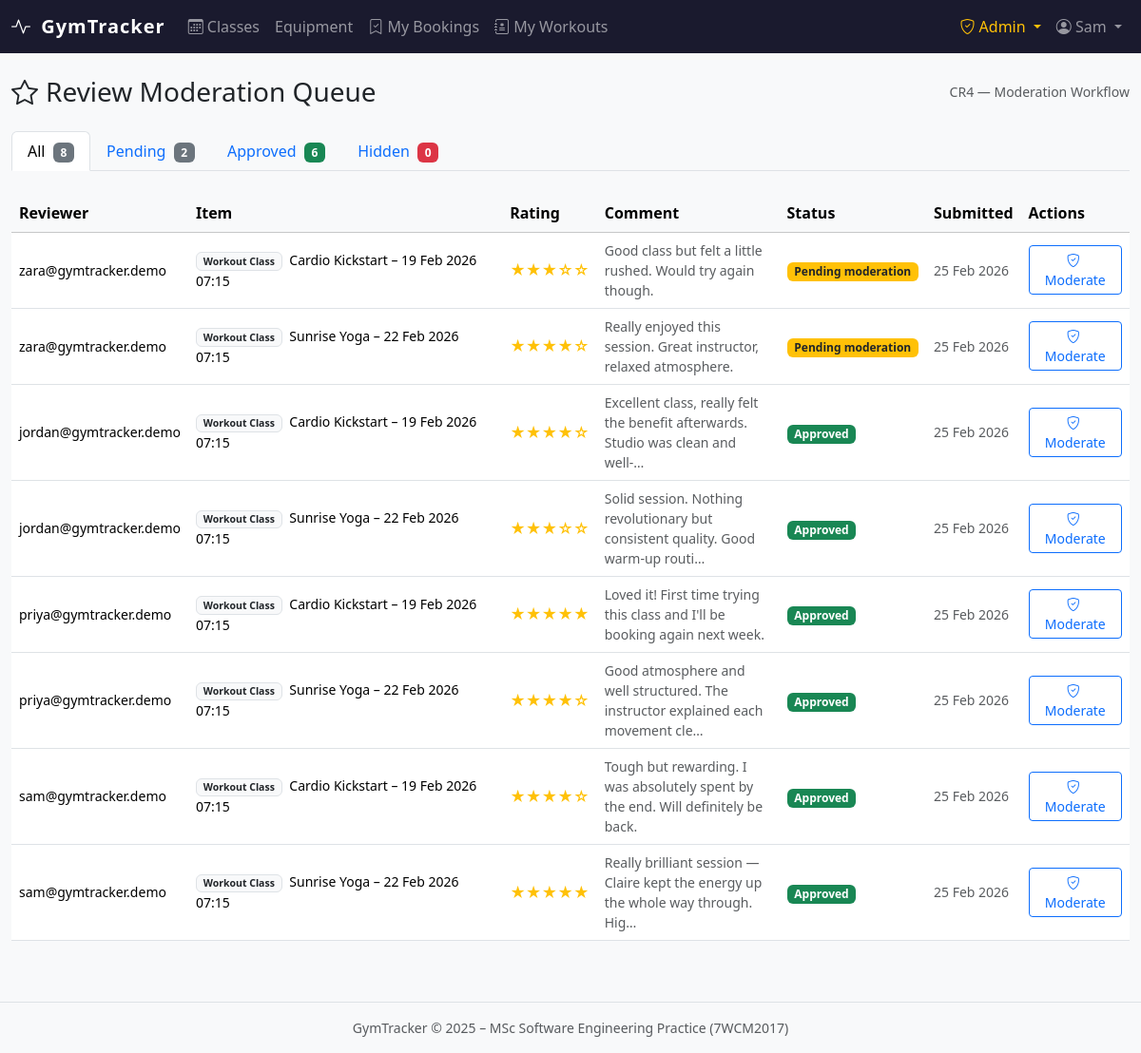
/reviews/manage/ (signed in), run on the app's committed database.
### accounts/models.py (models this page shows, shortened)
class User(AbstractBaseUser, PermissionsMixin):
    class Role(models.TextChoices):
        MEMBER = 'MEMBER', 'Member'
        ADMIN = 'ADMIN', 'Admin'
    email = models.EmailField(unique=True)
    first_name = models.CharField(max_length=150, blank=True)
    last_name = models.CharField(max_length=150, blank=True)
    role = models.CharField(max_length=10, choices=Role.choices, default=Role.MEMBER)
    is_active = models.BooleanField(default=True)
    is_staff = models.BooleanField(default=False)
    date_joined = models.DateTimeField(default=timezone.now)
    USERNAME_FIELD = 'email'
    REQUIRED_FIELDS = []
    objects = UserManager()
    class Meta:
        verbose_name = 'user'
        verbose_name_plural = 'users'
    @property
    def is_admin_role(self):
        return self.role == self.Role.ADMIN or self.is_staff or self.is_superuser

### reviews/models.py (models this page shows, shortened)
class Review(models.Model):
    class Status(models.TextChoices):
        PENDING  = 'PENDING',  'Pending moderation'
        APPROVED = 'APPROVED', 'Approved'
        HIDDEN   = 'HIDDEN',   'Hidden'
    content_type = models.ForeignKey(ContentType, on_delete=models.CASCADE)
    object_id    = models.PositiveIntegerField()
    item         = GenericForeignKey('content_type', 'object_id')
    user    = models.ForeignKey(
        settings.AUTH_USER_MODEL,
        on_delete=models.CASCADE,
        related_name='reviews',
    )
    rating  = models.PositiveSmallIntegerField(
        validators=[MinValueValidator(1), MaxValueValidator(5)],
        help_text='1 (poor) to 5 (excellent)',
    )
    comment = models.TextField(blank=True, max_length=1000)
    status           = models.CharField(max_length=10, choices=Status.choices, default=Status.PENDING)
    moderation_note  = models.TextField(
        blank=True,
        help_text='Admin-only note explaining moderation action.',
    )
    moderated_by  = models.ForeignKey(
        settings.AUTH_USER_MODEL,
        on_delete=models.SET_NULL,
        null=True, blank=True,
        related_name='moderated_reviews',
    )
    moderated_at  = models.DateTimeField(null=True, blank=True)
    created_at = models.DateTimeField(default=timezone.now)
    updated_at = models.DateTimeField(auto_now=True)
    class Meta:
        ordering = ['-created_at']
        constraints = [
            models.UniqueConstraint(
                fields=['content_type', 'object_id', 'user'],
                name='one_review_per_user_per_item',
            )
        ]
        indexes = [
            models.Index(fields=['content_type', 'object_id', 'status']),
        ]
    @property
    def stars_display(self):
        return '★' * self.rating + '☆' * (5 - self.rating)

### gym/models.py (models this page shows, shortened)
class WorkoutClass(models.Model):
    name = models.CharField(max_length=200)
    description = models.TextField(blank=True)
    category = models.ForeignKey(
        WorkoutCategory, on_delete=models.SET_NULL,
        null=True, blank=True, related_name='classes',
    )
    instructor = models.CharField(max_length=200, blank=True)
    location = models.CharField(max_length=200, blank=True)
    start_time = models.DateTimeField()
    duration_minutes = models.PositiveIntegerField(default=60)
    capacity = models.PositiveIntegerField(default=20)
    booked_count = models.PositiveIntegerField(default=0, editable=False)
    is_active = models.BooleanField(default=True)
    image = models.ImageField(upload_to='classes/', null=True, blank=True)
    view_count = models.PositiveIntegerField(default=0, editable=False)
    booking_count = models.PositiveIntegerField(default=0, editable=False)
    is_featured = models.BooleanField(default=False)
    impression_count = models.PositiveIntegerField(default=0, editable=False)
    click_count = models.PositiveIntegerField(default=0, editable=False)
    created_at = models.DateTimeField(auto_now_add=True)
    updated_at = models.DateTimeField(auto_now=True)
    class Meta:
        ordering = ['start_time']
        verbose_name = 'Workout Class'
        verbose_name_plural = 'Workout Classes'
    def __str__(self):
        return f"{self.name} – {self.start_time.strftime('%d %b %Y %H:%M')}"

### reviews/views.py (the view)
# urls.py: path('manage/', views.admin_review_list, name='admin_review_list'),
@admin_required
def admin_review_list(request):
    status_filter = request.GET.get('status', '')
    queryset = Review.objects.select_related('user', 'content_type').order_by('-created_at')
    if status_filter in (Review.Status.PENDING, Review.Status.APPROVED, Review.Status.HIDDEN):
        queryset = queryset.filter(status=status_filter)
    counts = {
        'all':     Review.objects.count(),
        'pending': Review.objects.filter(status=Review.Status.PENDING).count(),
        'approved': Review.objects.filter(status=Review.Status.APPROVED).count(),
        'hidden':  Review.objects.filter(status=Review.Status.HIDDEN).count(),
    }
    return render(request, 'reviews/admin/review_list.html', {
        'reviews':       queryset,
        'status_filter': status_filter,
        'counts':        counts,
    })

### reviews/templates/reviews/admin/review_list.html (shortened to what this page needs)
{% extends "base.html" %}
{% block content %}
<div class="d-flex justify-content-between align-items-center mb-4">
  <h1 class="h3 mb-0"><i class="bi bi-star me-2"></i>Review Moderation Queue</h1>
  <div class="text-muted small">CR4 — Moderation Workflow</div>
</div>
<ul class="nav nav-tabs mb-4">
  <li class="nav-item">
    <a class="nav-link {% if not status_filter %}active{% endif %}" href="?">
      All <span class="badge bg-secondary ms-1">{{ counts.all }}</span>
    </a>
  </li>
  <li class="nav-item">
    <a class="nav-link {% if status_filter == 'PENDING' %}active{% endif %}" href="?status=PENDING">
      Pending <span class="badge bg-secondary ms-1">{{ counts.pending }}</span>
    </a>
  </li>
  <li class="nav-item">
    <a class="nav-link {% if status_filter == 'APPROVED' %}active{% endif %}" href="?status=APPROVED">
      Approved <span class="badge bg-success ms-1">{{ counts.approved }}</span>
    </a>
  </li>
  <li class="nav-item">
    <a class="nav-link {% if status_filter == 'HIDDEN' %}active{% endif %}" href="?status=HIDDEN">
      Hidden <span class="badge bg-danger ms-1">{{ counts.hidden }}</span>
    </a>
  </li>
</ul>
{% if reviews %}
<div class="table-responsive">
  <table class="table table-hover align-middle">
    <thead class="table-light">
      <tr>
        <th>Reviewer</th>
        <th>Item</th>
        <th>Rating</th>
        <th>Comment</th>
        <th>Status</th>
        <th>Submitted</th>
        <th>Actions</th>
      </tr>
    </thead>
    <tbody>
      {% for review in reviews %}
      <tr>
        <td class="small">{{ review.user.email }}</td>
        <td class="small">
          <span class="badge bg-light text-dark border me-1">{{ review.content_type.name|capfirst }}</span>
          {{ review.item }}
        </td>
        <td>
          <span class="text-warning fw-semibold">{{ review.stars_display }}</span>
        </td>
        <td class="small text-muted" style="max-width:200px;">
          {{ review.comment|truncatechars:80|default:"—" }}
        </td>
        <td>
          <span class="badge
            {% if review.status == 'APPROVED' %}bg-success
            {% elif review.status == 'HIDDEN' %}bg-danger
            {% else %}bg-warning text-dark{% endif %}">
            {{ review.get_status_display }}
          </span>
        </td>
        <td class="small text-muted">{{ review.created_at|date:"d M Y" }}</td>
        <td>
          <a href="{% url 'reviews:admin_moderate_review' review.pk %}"
             class="btn btn-sm btn-outline-primary">
            <i class="bi bi-shield-check me-1"></i>Moderate
          </a>
        </td>
      </tr>
      {% endfor %}
    </tbody>
  </table>
</div>
{% else %}
<div class="alert alert-info">
  <i class="bi bi-check-circle me-2"></i>No reviews in this category.
</div>
{% endif %}
{% endblock %}

### templates/base.html (shortened to what this page needs)
<!DOCTYPE html>
<html lang="en">
<head>
  <link rel="stylesheet" href="https://cdn.jsdelivr.net/npm/bootstrap@5.3.2/dist/css/bootstrap.min.css">
  <link rel="stylesheet" href="https://cdn.jsdelivr.net/npm/bootstrap-icons@1.11.3/font/bootstrap-icons.min.css">
</head>
<body>
<nav class="navbar navbar-expand-lg navbar-dark">
  <div class="container-fluid">
    <a class="navbar-brand text-white" href="{% url 'gym:dashboard' %}">
      <i class="bi bi-activity me-1"></i> GymTracker
    </a>
    <div class="collapse navbar-collapse" id="mainNav">
      <ul class="navbar-nav me-auto">
        {% if user.is_authenticated %}
        <li class="nav-item">
          <a class="nav-link {% block nav_classes_active %}{% endblock %}" href="{% url 'gym:class_list' %}">
            <i class="bi bi-calendar3"></i> Classes
          </a>
        </li>
        <li class="nav-item">
          <a class="nav-link {% block nav_equip_active %}{% endblock %}" href="{% url 'gym:equipment_list' %}">
             Equipment
          </a>
        </li>
        <li class="nav-item">
          <a class="nav-link {% block nav_bookings_active %}{% endblock %}" href="{% url 'bookings:my_bookings' %}">
            <i class="bi bi-bookmark-check"></i> My Bookings
          </a>
        </li>
        <li class="nav-item">
          <a class="nav-link {% block nav_tracker_active %}{% endblock %}" href="{% url 'tracker:session_list' %}">
            <i class="bi bi-journal-medical"></i> My Workouts
          </a>
        </li>
        {% endif %}
      </ul>
      <ul class="navbar-nav ms-auto">
        {% if user.is_authenticated %}
          {% if user.is_admin_role %}
          <li class="nav-item dropdown">
            <a class="nav-link dropdown-toggle text-warning" href="#" data-bs-toggle="dropdown">
              <i class="bi bi-shield-check"></i> Admin
            </a>
          </li>
          {% endif %}
          <li class="nav-item dropdown">
            <a class="nav-link dropdown-toggle" href="#" data-bs-toggle="dropdown">
              <i class="bi bi-person-circle"></i> {{ user.first_name|default:user.email }}
            </a>
          </li>
        {% else %}
          <li class="nav-item"><a class="nav-link" href="{% url 'accounts:login' %}">Log in</a></li>
          <li class="nav-item"><a class="nav-link btn btn-outline-light btn-sm px-3 ms-2" href="{% url 'accounts:register' %}">Register</a></li>
        {% endif %}
      </ul>
    </div>
  </div>
</nav>
<main class="container-fluid py-4">
  {% block content %}{% endblock %}
</main>
<footer class="text-center text-muted py-3 border-top mt-4 small">
  GymTracker &copy; 2025 – MSc Software Engineering Practice (7WCM2017)
</footer>
</body>
</html>

### templates/base.html (style rules this page uses)
:root { --gt-primary: #0d6efd; --gt-dark: #1a1a2e; }
body { background: #f8f9fa; }
.navbar { background: var(--gt-dark) !important; }
.navbar-brand { font-weight: 700; letter-spacing: 0.05em; }

### data on the page
User: first_name "Sam"
Review: user.email "zara@gymtracker.demo", content_type.name "Workout Class", item "Cardio Kickstart – 19 Feb 2026 07:15", stars_display "★★★☆☆", comment "Good class but felt a little rushed. Would try again though.", status "Pending moderation", created_at "25 Feb 2026"
Review: user.email "zara@gymtracker.demo", content_type.name "Workout Class", item "Sunrise Yoga – 22 Feb 2026 07:15", stars_display "★★★★☆", comment "Really enjoyed this session. Great instructor, relaxed atmosphere.", status "Pending moderation", created_at "25 Feb 2026"
Review: user.email "jordan@gymtracker.demo", content_type.name "Workout Class", item "Cardio Kickstart – 19 Feb 2026 07:15", stars_display "★★★★☆", comment "Excellent class, really felt the benefit afterwards. Studio was clean and well-…", status "Approved", created_at "25 Feb 2026"
Review: user.email "jordan@gymtracker.demo", content_type.name "Workout Class", item "Sunrise Yoga – 22 Feb 2026 07:15", stars_display "★★★☆☆", comment "Solid session. Nothing revolutionary but consistent quality. Good warm-up routi…", status "Approved", created_at "25 Feb 2026"
Review: user.email "priya@gymtracker.demo", content_type.name "Workout Class", item "Cardio Kickstart – 19 Feb 2026 07:15", stars_display "★★★★★", comment "Loved it! First time trying this class and I'll be booking again next week.", status "Approved", created_at "25 Feb 2026"
Review: user.email "priya@gymtracker.demo", content_type.name "Workout Class", item "Sunrise Yoga – 22 Feb 2026 07:15", stars_display "★★★★☆", comment "Good atmosphere and well structured. The instructor explained each movement cle…", status "Approved", created_at "25 Feb 2026"
Review: user.email "sam@gymtracker.demo", content_type.name "Workout Class", item "Cardio Kickstart – 19 Feb 2026 07:15", stars_display "★★★★☆", comment "Tough but rewarding. I was absolutely spent by the end. Will definitely be back.", status "Approved", created_at "25 Feb 2026"
Review: user.email "sam@gymtracker.demo", content_type.name "Workout Class", item "Sunrise Yoga – 22 Feb 2026 07:15", stars_display "★★★★★", comment "Really brilliant session — Claire kept the energy up the whole way through. Hig…", status "Approved", created_at "25 Feb 2026"

### other printed values
{{ counts.all }} "8"
{{ counts.pending }} "2"
{{ counts.approved }} "6"
{{ counts.hidden }} "0"
